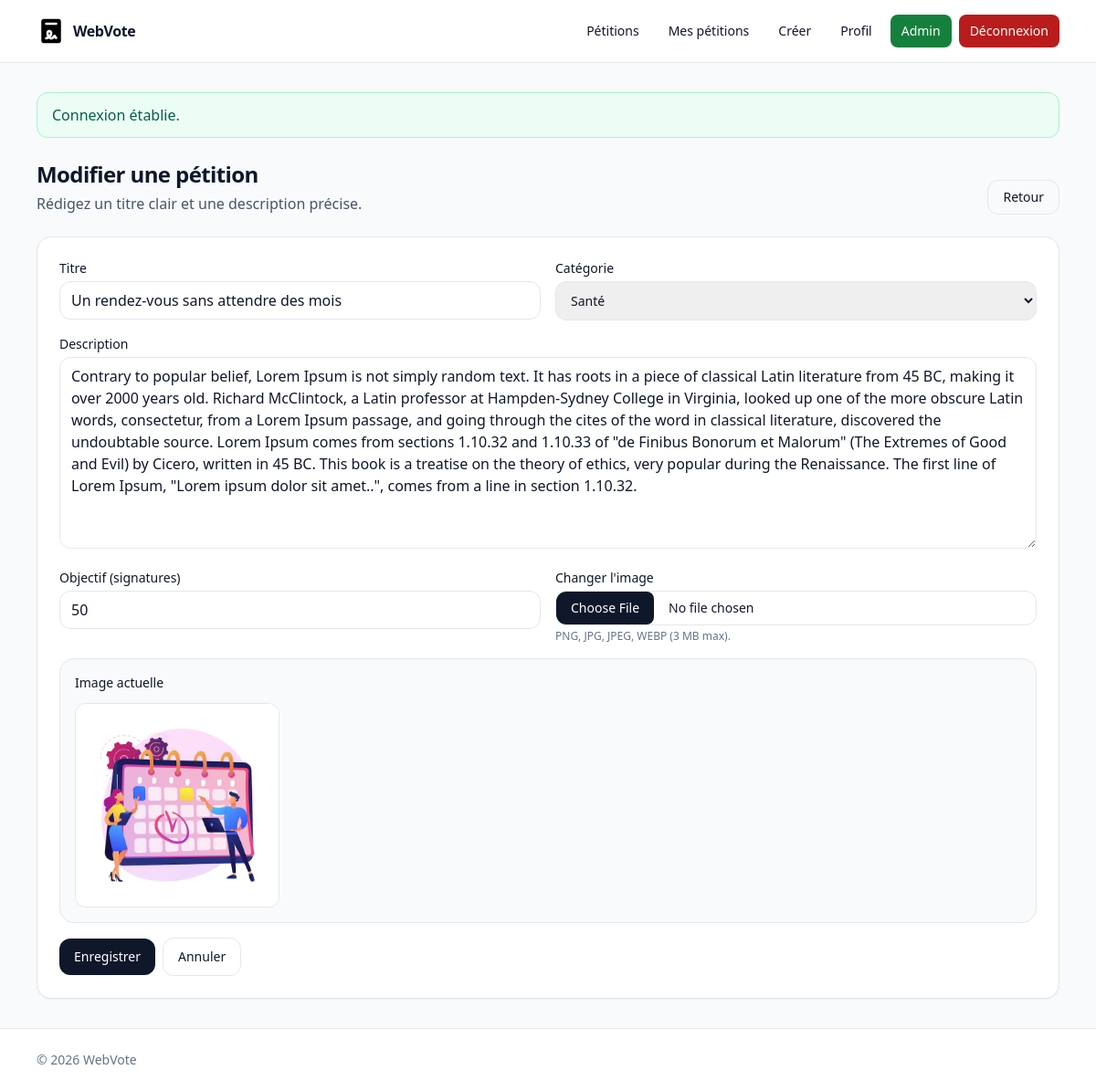
/petition/edit/3 (signed in), run on the app's committed database.
### tables this page shows
CREATE TABLE `petitions` (
  `id` int NOT NULL,
  `user_id` int NOT NULL,
  `category_id` int NOT NULL,
  `title` varchar(160) NOT NULL,
  `description` text NOT NULL,
  `image` varchar(255) DEFAULT NULL,
  `goal_signatures` int NOT NULL DEFAULT '100',
  `status` enum('DRAFT','PUBLISHED','HIDDEN','CLOSED') NOT NULL DEFAULT 'PUBLISHED',
  `created_at` datetime NOT NULL
);

CREATE TABLE `categories` (
  `id` int NOT NULL,
  `name` varchar(60) NOT NULL
);

### Core/Controller.php (called while the page is built, shortened)
<?php
class Controller
{
    public function render($layout, $template, $params = [])
    {
        extract($params);
        require ROOT_PATH . '/App/View/' . $template;
        return ob_end_flush();
    }
}

### App/Controller/PetitionController.php (called while the page is built, shortened)
<?php
class PetitionController extends Controller
{
    public function edit($id)
    {
        $petitionModel = new PetitionModel;
        $categoryModel = new CategoryModel;
        $petition = $petitionModel->find((int)$id);
        $this->render('layout/base.php', 'petition/form.php', [
            'pageTitle' => 'Modifier',
            'categories' => $categoryModel->listAll(),
            'petition' => $petition,
            'messages' => $this->consumeFlash(),
            'user' => $this->user()
        ]);
    }
}

### Core/Router.php (called while the page is built, shortened)
<?php
class Router
{
    public function route()
    {
        $uri = $_SERVER['REQUEST_URI'] ?? '/';
        $path = strtok($uri, '?');
        $path = ltrim($path, '/');
        $segments = $path === '' ? [] : explode('/', $path);
        $methodName = isset($segments[1]) && $segments[1] !== '' ? $segments[1] : 'index';
        $controller = new $controllerClass;
        $params = array_slice($segments, 2);
        call_user_func_array([$controller, $methodName], $params);
    }
}

### index.php (called while the page is built, shortened)
<?php
$router = new Core\Router;
$router->route();

### Core/Model.php (called while the page is built, shortened)
<?php
class Model
{
    protected $db;
    public function __construct()
    {
        if (!$this->db) {
            $infos = simplexml_load_file(__DIR__ . '/config.xml');
            $host = (string)$infos->host;
            $db = (string)$infos->db;
            $user = (string)$infos->user;
            $password = (string)$infos->password;
            $port = isset($infos->port) ? trim((string)$infos->port) : '';
            $dsn = 'mysql:host=' . $host . ';dbname=' . $db;
            if ($port !== '') {
                $dsn .= ';port=' . $port;
            }
            try {
                $this->db = new \PDO(
                    $dsn,
                    $user,
                    $password,
                    [
                        \PDO::ATTR_ERRMODE => \PDO::ERRMODE_EXCEPTION,
                        \PDO::MYSQL_ATTR_INIT_COMMAND => 'SET NAMES utf8'
                    ]
                );
            } catch (\PDOException $e) {
                exit('Erreur de connexion : ' . $e->getMessage());
            }
        }
    }
}

### App/Model/PetitionModel.php (called while the page is built, shortened)
<?php
class PetitionModel extends Model
{
    public function find($id)
    {
        $stmt = $this->db->prepare('SELECT p.*, u.pseudo, u.avatar, c.name AS category_name,
            (SELECT COUNT(*) FROM signatures s WHERE s.petition_id = p.id) AS signatures_count
            FROM petitions p
            JOIN users u ON u.id = p.user_id
            JOIN categories c ON c.id = p.category_id
            WHERE p.id = :id
            LIMIT 1');
        $stmt->execute(['id' => (int)$id]);
        return $stmt->fetch(\PDO::FETCH_ASSOC) ?: null;
    }
}

### App/Model/CategoryModel.php (called while the page is built, shortened)
<?php
class CategoryModel extends Model
{
    public function listAll()
    {
        $stmt = $this->db->query('SELECT id, name FROM categories ORDER BY name ASC');
        return $stmt->fetchAll(\PDO::FETCH_ASSOC);
    }
}

### App/View/petition/form.php (the view, shortened to what this page needs)
<?php
$isEdit = !empty($petition);
$action = $isEdit ? (ROOT_URL . 'petition/edit/' . (int)$petition['id']) : (ROOT_URL . 'petition/create');
?>
<div class="flex flex-col mx-auto">
    <div class="flex items-end justify-between gap-6">
        <div>
            <h1 class="text-2xl font-semibold tracking-tight"><?= $isEdit ? 'Modifier une pétition' : 'Créer une pétition' ?></h1>
            <p class="mt-1 text-slate-600">Rédigez un titre clair et une description précise.</p>
        </div>
        <a class="rounded-xl border px-4 py-2 text-sm font-medium hover:bg-slate-50" href="<?= ROOT_URL ?>">Retour</a>
    </div>
    <form class="mt-6 space-y-4 rounded-2xl border bg-white p-6 shadow-sm" method="post" enctype="multipart/form-data" action="<?= $action ?>">
        <div class="grid gap-4 md:grid-cols-2">
            <div>
                <label class="block text-sm font-medium">Titre</label>
                <input name="title" type="text" required value="<?= $isEdit ? htmlspecialchars($petition['title']) : '' ?>" class="mt-1 w-full rounded-xl border px-3 py-2 focus:outline-none focus:ring-2 focus:ring-slate-300">
            </div>
            <div>
                <label class="block text-sm font-medium">Catégorie</label>
                <select name="category_id" required class="mt-1 w-full rounded-xl border px-3 py-2.5 text-sm focus:outline-none focus:ring-2 focus:ring-slate-300">
                    <?php foreach ($categories as $c) : ?>
                        <?php $selected = $isEdit && ((int)$petition['category_id'] === (int)$c['id']); ?>
                        <option value="<?= (int)$c['id'] ?>" <?= $selected ? 'selected' : '' ?>><?= htmlspecialchars($c['name']) ?></option>
                    <?php endforeach; ?>
                </select>
            </div>
        </div>
        <div>
            <label class="block text-sm font-medium">Description</label>
            <textarea name="description" rows="8" required class="mt-1 w-full rounded-xl border px-3 py-2 focus:outline-none focus:ring-2 focus:ring-slate-300"><?= $isEdit ? htmlspecialchars($petition['description']) : '' ?></textarea>
        </div>
        <div class="grid gap-4 md:grid-cols-2">
            <div>
                <label class="block text-sm font-medium">Objectif (signatures)</label>
                <input name="goal_signatures" type="number" min="1" required value="<?= $isEdit ? (int)$petition['goal_signatures'] : 100 ?>" class="mt-1 w-full rounded-xl border px-3 py-2 focus:outline-none focus:ring-2 focus:ring-slate-300">
            </div>
            <div>
                <label class="block text-sm font-medium"><?= $isEdit ? 'Changer l\'image' : 'Image' ?></label>
                                    <input name="avatar" type="file" accept="image/png,image/jpeg,image/webp"
                           class="mt-1 w-full rounded-xl border bg-white text-sm file:mr-4 file:rounded-lg file:border-0 file:bg-slate-900 file:px-4 file:py-2 file:text-sm file:font-medium file:text-white hover:file:bg-slate-800">
                <p class="mt-1 text-xs text-slate-500">PNG, JPG, JPEG, WEBP (3 MB max).</p>
            </div>
        </div>
        <?php if ($isEdit && !empty($petition['image'])) : ?>
            <div class="rounded-2xl border bg-slate-50 p-4">
                <div class="text-sm font-medium">Image actuelle</div>
                <img class="mt-3 max-h-56 rounded-xl border object-cover" src="<?= ROOT_URL . htmlspecialchars($petition['image']) ?>" alt="">
            </div>
        <?php endif; ?>
        <div class="flex items-center gap-2">
            <button class="rounded-xl bg-slate-900 px-4 py-2.5 text-sm font-medium text-white hover:bg-slate-800">
                <?= $isEdit ? 'Enregistrer' : 'Publier' ?>
            </button>
            <?php if ($isEdit) : ?>
                <a class="rounded-xl border px-4 py-2.5 text-sm font-medium hover:bg-slate-50" href="<?= ROOT_URL ?>petition/show/<?= (int)$petition['id'] ?>">Annuler</a>
            <?php endif; ?>
        </div>
    </form>
</div>

### data on the page
petitions: title "Un rendez-vous sans attendre des mois", category_id "Santé", description "Contrary to popular belief, Lorem Ipsum is not simply random text. It has roots in a piece of classical Latin literature from 45 BC, making it over 2000 years old. Richard McClintock, a Latin professor at Hampden-Sydney College in Virginia, looked up one of the more obscure Latin words, consectetur, from a Lorem Ipsum passage, and going through the cites of the word in classical literature, discovered the undoubtable source. Lorem Ipsum comes from sections 1.10.32 and 1.10.33 of \"de Finibus Bonorum et Malorum\" (The Extremes of Good and Evil) by Cicero, written in 45 BC. This book is a treatise on the theory of ethics, very popular during the Renaissance. The first line of Lorem Ipsum,…", goal_signatures "50", image (picture)

### other printed values
$messages['success'] "Connexion établie."
